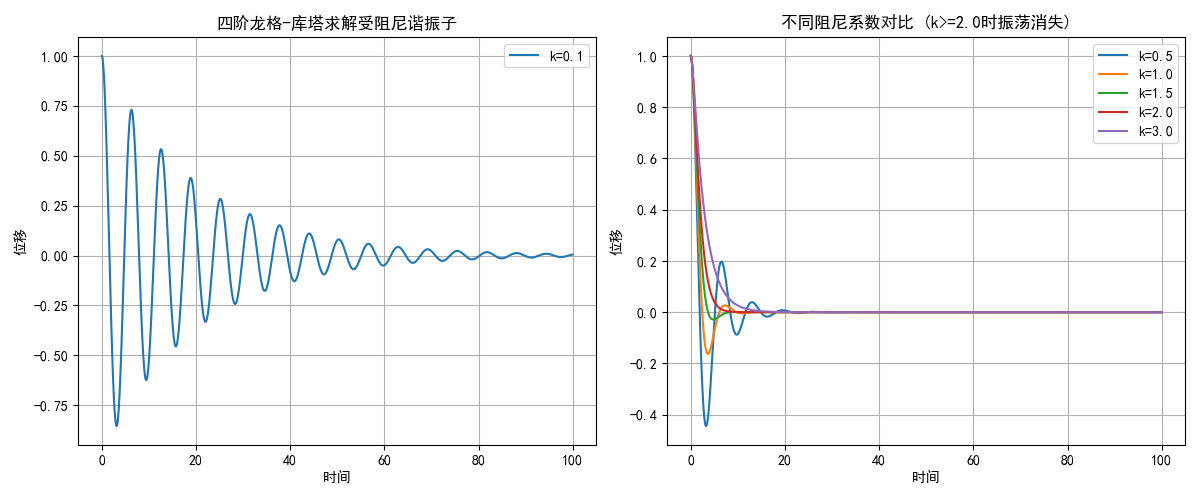

The script that drew this image:
import numpy as np
import matplotlib.pyplot as plt

omega = 1.0
t_start = 0.0
t_end = 100.0
dt = 0.05
t = np.arange(t_start, t_end, dt)
k_a = 0.1
y_a = np.zeros((len(t), 2))
y_a[0] = [1.0, 0.0]

def rk4_step(func, y, t_val, dt_val, k_damp):
    k1 = func(t_val, y, k_damp)
    k2 = func(t_val + 0.5 * dt_val, y + 0.5 * dt_val * k1, k_damp)
    k3 = func(t_val + 0.5 * dt_val, y + 0.5 * dt_val * k2, k_damp)
    k4 = func(t_val + dt_val, y + dt_val * k3, k_damp)
    return y + (dt_val / 6.0) * (k1 + 2*k2 + 2*k3 + k4)

# 受阻尼谐振子的导数函数，y[0] 是位移, y[1] 是速度
def oscillator_deriv(t_val, y, k_damp):
    dy0 = y[1]
    dy1 = -omega**2 * y[0] - k_damp * y[1]
    return np.array([dy0, dy1])

# (a) 计算阻尼系数为 0.1 的情况
for i in range(len(t) - 1):
    y_a[i+1] = rk4_step(oscillator_deriv, y_a[i], t[i], dt, k_a)

plt.rcParams['font.sans-serif'] = ['SimHei']
plt.rcParams['axes.unicode_minus'] = False

plt.figure(figsize=(12, 5))
plt.subplot(1, 2, 1)
plt.plot(t, y_a[:, 0], label=f"k={k_a}")
plt.title("四阶龙格-库塔求解受阻尼谐振子")
plt.xlabel("时间")
plt.ylabel("位移")
plt.grid(True)
plt.legend()


# (b) 测试不同的阻尼系数值，寻找无振荡效应的临界点
k_values = [0.5, 1.0, 1.5, 2.0, 3.0]
plt.subplot(1, 2, 2)

for kv in k_values:
    y_b = np.zeros((len(t), 2))
    y_b[0] = [1.0, 0.0]
    for i in range(len(t) - 1):
        y_b[i+1] = rk4_step(oscillator_deriv, y_b[i], t[i], dt, kv)
    plt.plot(t, y_b[:, 0], label=f"k={kv}")

plt.title("不同阻尼系数对比 (k>=2.0时振荡消失)")
plt.xlabel("时间")
plt.ylabel("位移")
plt.grid(True)
plt.legend()
plt.tight_layout()
plt.show()
